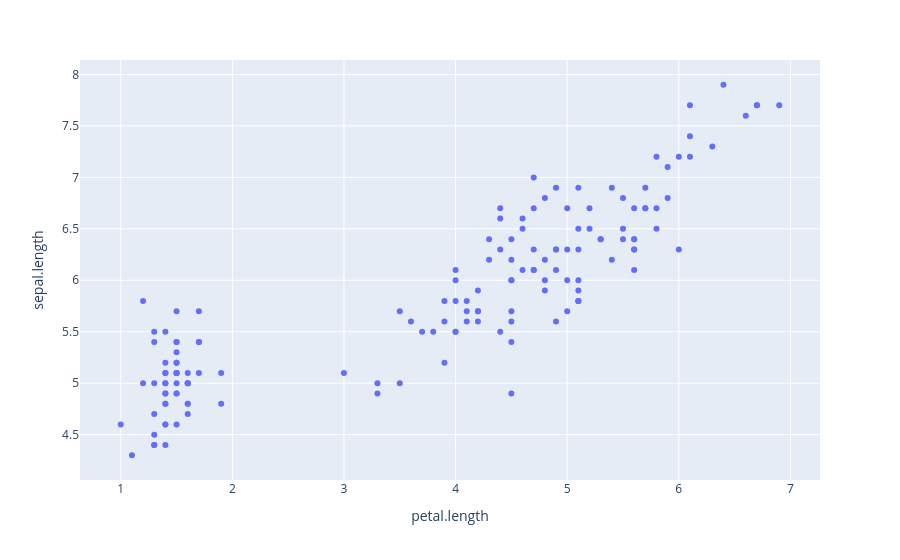

Here is the notebook cell this chart was saved with:
### Code cell
df.plot.scatter(x='petal.length', y='sepal.length')

### Figure 1 — Plotly figure (JSON) as saved in the notebook; plotly's stock layout.template omitted (floating-point values rounded to 4 significant figures; data arrays with more than 128 entries replaced by an {"elided": "..."} marker saying what was removed)
{"data": [{"hovertemplate": "petal.length=%{x}<br>sepal.length=%{y}<extra></extra>", "legendgroup": "", "marker": {"color": "#636efa", "symbol": "circle"}, "mode": "markers", "name": "", "orientation": "v", "showlegend": false, "type": "scatter", "x": {"elided": "150 float values"}, "xaxis": "x", "y": {"elided": "150 float values"}, "yaxis": "y"}], "layout": {"legend": {"tracegroupgap": 0}, "margin": {"t": 60}, "xaxis": {"anchor": "y", "domain": [0, 1], "title": {"text": "petal.length"}}, "yaxis": {"anchor": "x", "domain": [0, 1], "title": {"text": "sepal.length"}}}}
